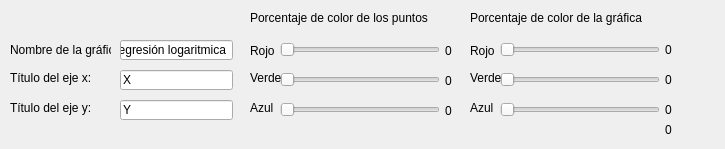
      <widget class="QWidget" name="tab_19">
       <attribute name="title">
        <string>Logaritmica</string>
       </attribute>
       <widget class="QLineEdit" name="xlog">
        <property name="geometry">
         <rect>
          <x>120</x>
          <y>70</y>
          <width>113</width>
          <height>20</height>
         </rect>
        </property>
        <property name="text">
         <string>X</string>
        </property>
       </widget>
       <widget class="QLabel" name="label_45">
        <property name="geometry">
         <rect>
          <x>250</x>
          <y>100</y>
          <width>31</width>
          <height>16</height>
         </rect>
        </property>
        <property name="text">
         <string>Azul</string>
        </property>
       </widget>
       <widget class="QLabel" name="label_46">
        <property name="geometry">
         <rect>
          <x>250</x>
          <y>40</y>
          <width>31</width>
          <height>21</height>
         </rect>
        </property>
        <property name="text">
         <string>Rojo</string>
        </property>
       </widget>
       <widget class="QLineEdit" name="nlog">
        <property name="geometry">
         <rect>
          <x>120</x>
          <y>40</y>
          <width>113</width>
          <height>20</height>
         </rect>
        </property>
        <property name="text">
         <string>Regresión logaritmica </string>
        </property>
       </widget>
       <widget class="QSlider" name="logrojo">
        <property name="geometry">
         <rect>
          <x>280</x>
          <y>40</y>
          <width>160</width>
          <height>19</height>
         </rect>
        </property>
        <property name="maximum">
         <number>100</number>
        </property>
        <property name="orientation">
         <enum>Qt::Horizontal</enum>
        </property>
       </widget>
       <widget class="QLabel" name="label_47">
        <property name="geometry">
         <rect>
          <x>250</x>
          <y>10</y>
          <width>201</width>
          <height>16</height>
         </rect>
        </property>
        <property name="text">
         <string>Porcentaje de color de los puntos</string>
        </property>
       </widget>
       <widget class="QLabel" name="label_48">
        <property name="geometry">
         <rect>
          <x>10</x>
          <y>40</y>
          <width>101</width>
          <height>20</height>
         </rect>
        </property>
        <property name="text">
         <string>Nombre de la gráfica: </string>
        </property>
       </widget>
       <widget class="QLabel" name="label_49">
        <property name="geometry">
         <rect>
          <x>10</x>
          <y>70</y>
          <width>101</width>
          <height>16</height>
         </rect>
        </property>
        <property name="text">
         <string>Título del eje x: </string>
        </property>
       </widget>
       <widget class="QLabel" name="label_50">
        <property name="geometry">
         <rect>
          <x>10</x>
          <y>100</y>
          <width>121</width>
          <height>16</height>
         </rect>
        </property>
        <property name="text">
         <string>Título del eje y: </string>
        </property>
       </widget>
       <widget class="QSlider" name="logverde">
        <property name="geometry">
         <rect>
          <x>280</x>
          <y>70</y>
          <width>160</width>
          <height>19</height>
         </rect>
        </property>
        <property name="maximum">
         <number>100</number>
        </property>
        <property name="orientation">
         <enum>Qt::Horizontal</enum>
        </property>
       </widget>
       <widget class="QLineEdit" name="ylog">
        <property name="geometry">
         <rect>
          <x>120</x>
          <y>100</y>
          <width>113</width>
          <height>20</height>
         </rect>
        </property>
        <property name="text">
         <string>Y</string>
        </property>
       </widget>
       <widget class="QSlider" name="logazul">
        <property name="geometry">
         <rect>
          <x>280</x>
          <y>100</y>
          <width>160</width>
          <height>19</height>
         </rect>
        </property>
        <property name="maximum">
         <number>100</number>
        </property>
        <property name="orientation">
         <enum>Qt::Horizontal</enum>
        </property>
       </widget>
       <widget class="QLabel" name="label_51">
        <property name="geometry">
         <rect>
          <x>250</x>
          <y>70</y>
          <width>31</width>
          <height>16</height>
         </rect>
        </property>
        <property name="text">
         <string>Verde</string>
        </property>
       </widget>
       <widget class="QLabel" name="verdelog">
        <property name="geometry">
         <rect>
          <x>445</x>
          <y>70</y>
          <width>21</width>
          <height>21</height>
         </rect>
        </property>
        <property name="text">
         <string>0</string>
        </property>
       </widget>
       <widget class="QSlider" name="lorojo">
        <property name="geometry">
         <rect>
          <x>500</x>
          <y>40</y>
          <width>160</width>
          <height>19</height>
         </rect>
        </property>
        <property name="maximum">
         <number>100</number>
        </property>
        <property name="orientation">
         <enum>Qt::Horizontal</enum>
        </property>
       </widget>
       <widget class="QLabel" name="rojolog">
        <property name="geometry">
         <rect>
          <x>445</x>
          <y>40</y>
          <width>21</width>
          <height>21</height>
         </rect>
        </property>
        <property name="text">
         <string>0</string>
        </property>
       </widget>
       <widget class="QSlider" name="loverde">
        <property name="geometry">
         <rect>
          <x>500</x>
          <y>70</y>
          <width>160</width>
          <height>19</height>
         </rect>
        </property>
        <property name="maximum">
         <number>100</number>
        </property>
        <property name="orientation">
         <enum>Qt::Horizontal</enum>
        </property>
       </widget>
       <widget class="QSlider" name="loazul">
        <property name="geometry">
         <rect>
          <x>500</x>
          <y>100</y>
          <width>160</width>
          <height>19</height>
         </rect>
        </property>
        <property name="maximum">
         <number>100</number>
        </property>
        <property name="orientation">
         <enum>Qt::Horizontal</enum>
        </property>
       </widget>
       <widget class="QLabel" name="azullog">
        <property name="geometry">
         <rect>
          <x>445</x>
          <y>100</y>
          <width>21</width>
          <height>21</height>
         </rect>
        </property>
        <property name="text">
         <string>0</string>
        </property>
       </widget>
       <widget class="QLabel" name="label_102">
        <property name="geometry">
         <rect>
          <x>470</x>
          <y>10</y>
          <width>201</width>
          <height>16</height>
         </rect>
        </property>
        <property name="text">
         <string>Porcentaje de color de la gráfica</string>
        </property>
       </widget>
       <widget class="QLabel" name="label_106">
        <property name="geometry">
         <rect>
          <x>470</x>
          <y>100</y>
          <width>31</width>
          <height>16</height>
         </rect>
        </property>
        <property name="text">
         <string>Azul</string>
        </property>
       </widget>
       <widget class="QLabel" name="label_107">
        <property name="geometry">
         <rect>
          <x>470</x>
          <y>70</y>
          <width>31</width>
          <height>16</height>
         </rect>
        </property>
        <property name="text">
         <string>Verde</string>
        </property>
       </widget>
       <widget class="QLabel" name="label_114">
        <property name="geometry">
         <rect>
          <x>470</x>
          <y>40</y>
          <width>31</width>
          <height>21</height>
         </rect>
        </property>
        <property name="text">
         <string>Rojo</string>
        </property>
       </widget>
       <widget class="QLabel" name="lazul_2">
        <property name="geometry">
         <rect>
          <x>665</x>
          <y>119</y>
          <width>51</width>
          <height>21</height>
         </rect>
        </property>
        <property name="text">
         <string>0</string>
        </property>
       </widget>
       <widget class="QLabel" name="azullo">
        <property name="geometry">
         <rect>
          <x>665</x>
          <y>100</y>
          <width>16</width>
          <height>20</height>
         </rect>
        </property>
        <property name="text">
         <string>0</string>
        </property>
       </widget>
       <widget class="QLabel" name="verdelo">
        <property name="geometry">
         <rect>
          <x>665</x>
          <y>70</y>
          <width>16</width>
          <height>20</height>
         </rect>
        </property>
        <property name="text">
         <string>0</string>
        </property>
       </widget>
       <widget class="QLabel" name="rojolo">
        <property name="geometry">
         <rect>
          <x>665</x>
          <y>40</y>
          <width>16</width>
          <height>20</height>
         </rect>
        </property>
        <property name="text">
         <string>0</string>
        </property>
       </widget>
      </widget>
